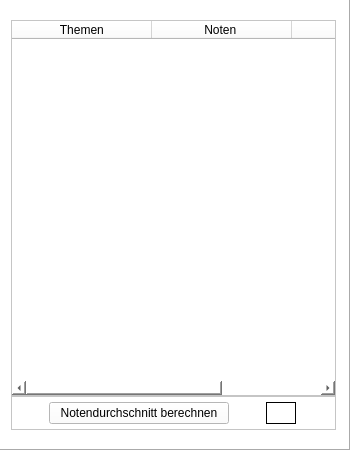
<?xml version="1.0" encoding="UTF-8"?>
<ui version="4.0">
 <class>SecondWindow</class>
 <widget class="QMainWindow" name="SecondWindow">
  <property name="geometry">
   <rect>
    <x>0</x>
    <y>0</y>
    <width>350</width>
    <height>450</height>
   </rect>
  </property>
  <property name="minimumSize">
   <size>
    <width>350</width>
    <height>450</height>
   </size>
  </property>
  <property name="maximumSize">
   <size>
    <width>350</width>
    <height>450</height>
   </size>
  </property>
  <property name="sizeIncrement">
   <size>
    <width>350</width>
    <height>450</height>
   </size>
  </property>
  <property name="baseSize">
   <size>
    <width>350</width>
    <height>450</height>
   </size>
  </property>
  <property name="windowTitle">
   <string>MainWindow</string>
  </property>
  <widget class="QWidget" name="centralwidget">
   <property name="minimumSize">
    <size>
     <width>350</width>
     <height>450</height>
    </size>
   </property>
   <property name="maximumSize">
    <size>
     <width>350</width>
     <height>450</height>
    </size>
   </property>
   <property name="sizeIncrement">
    <size>
     <width>350</width>
     <height>450</height>
    </size>
   </property>
   <property name="baseSize">
    <size>
     <width>350</width>
     <height>490</height>
    </size>
   </property>
   <layout class="QVBoxLayout" name="verticalLayout_2">
    <property name="spacing">
     <number>0</number>
    </property>
    <property name="leftMargin">
     <number>0</number>
    </property>
    <property name="topMargin">
     <number>0</number>
    </property>
    <property name="rightMargin">
     <number>0</number>
    </property>
    <property name="bottomMargin">
     <number>0</number>
    </property>
    <item>
     <widget class="QFrame" name="show_frame">
      <property name="minimumSize">
       <size>
        <width>350</width>
        <height>450</height>
       </size>
      </property>
      <property name="maximumSize">
       <size>
        <width>350</width>
        <height>450</height>
       </size>
      </property>
      <property name="sizeIncrement">
       <size>
        <width>350</width>
        <height>450</height>
       </size>
      </property>
      <property name="baseSize">
       <size>
        <width>350</width>
        <height>450</height>
       </size>
      </property>
      <property name="styleSheet">
       <string notr="true">background-color: rgb(255, 255, 255);
border-color: rgb(0, 0, 0);</string>
      </property>
      <property name="frameShape">
       <enum>QFrame::NoFrame</enum>
      </property>
      <property name="frameShadow">
       <enum>QFrame::Raised</enum>
      </property>
      <layout class="QHBoxLayout" name="horizontalLayout">
       <property name="spacing">
        <number>0</number>
       </property>
       <property name="leftMargin">
        <number>0</number>
       </property>
       <property name="topMargin">
        <number>0</number>
       </property>
       <property name="rightMargin">
        <number>0</number>
       </property>
       <property name="bottomMargin">
        <number>0</number>
       </property>
       <item>
        <widget class="QFrame" name="menu_container">
         <property name="minimumSize">
          <size>
           <width>350</width>
           <height>450</height>
          </size>
         </property>
         <property name="maximumSize">
          <size>
           <width>350</width>
           <height>450</height>
          </size>
         </property>
         <property name="sizeIncrement">
          <size>
           <width>350</width>
           <height>450</height>
          </size>
         </property>
         <property name="baseSize">
          <size>
           <width>350</width>
           <height>450</height>
          </size>
         </property>
         <property name="frameShape">
          <enum>QFrame::Panel</enum>
         </property>
         <property name="frameShadow">
          <enum>QFrame::Raised</enum>
         </property>
         <layout class="QVBoxLayout" name="verticalLayout">
          <property name="spacing">
           <number>0</number>
          </property>
          <property name="leftMargin">
           <number>0</number>
          </property>
          <property name="topMargin">
           <number>0</number>
          </property>
          <property name="rightMargin">
           <number>0</number>
          </property>
          <property name="bottomMargin">
           <number>0</number>
          </property>
          <item>
           <widget class="QFrame" name="menu_frame">
            <property name="minimumSize">
             <size>
              <width>335</width>
              <height>410</height>
             </size>
            </property>
            <property name="maximumSize">
             <size>
              <width>330</width>
              <height>410</height>
             </size>
            </property>
            <property name="sizeIncrement">
             <size>
              <width>330</width>
              <height>410</height>
             </size>
            </property>
            <property name="baseSize">
             <size>
              <width>329</width>
              <height>410</height>
             </size>
            </property>
            <property name="frameShape">
             <enum>QFrame::NoFrame</enum>
            </property>
            <property name="frameShadow">
             <enum>QFrame::Sunken</enum>
            </property>
            <layout class="QVBoxLayout" name="verticalLayout_3">
             <property name="spacing">
              <number>0</number>
             </property>
             <property name="leftMargin">
              <number>10</number>
             </property>
             <property name="topMargin">
              <number>0</number>
             </property>
             <property name="rightMargin">
              <number>0</number>
             </property>
             <property name="bottomMargin">
              <number>0</number>
             </property>
             <item>
              <widget class="QTableWidget" name="date_table">
               <property name="rowCount">
                <number>0</number>
               </property>
               <property name="columnCount">
                <number>3</number>
               </property>
               <attribute name="horizontalHeaderMinimumSectionSize">
                <number>50</number>
               </attribute>
               <attribute name="horizontalHeaderDefaultSectionSize">
                <number>140</number>
               </attribute>
               <column>
                <property name="text">
                 <string>               Themen               </string>
                </property>
               </column>
               <column>
                <property name="text">
                 <string>          Noten           </string>
                </property>
               </column>
               <column>
                <property name="text">
                 <string/>
                </property>
               </column>
              </widget>
             </item>
             <item>
              <widget class="QFrame" name="frame">
               <property name="frameShape">
                <enum>QFrame::StyledPanel</enum>
               </property>
               <property name="frameShadow">
                <enum>QFrame::Raised</enum>
               </property>
               <layout class="QHBoxLayout" name="horizontalLayout_2">
                <property name="spacing">
                 <number>0</number>
                </property>
                <property name="leftMargin">
                 <number>0</number>
                </property>
                <property name="topMargin">
                 <number>5</number>
                </property>
                <property name="rightMargin">
                 <number>0</number>
                </property>
                <property name="bottomMargin">
                 <number>5</number>
                </property>
                <item>
                 <widget class="QPushButton" name="btn_durchschnitt_berechnen">
                  <property name="minimumSize">
                   <size>
                    <width>180</width>
                    <height>0</height>
                   </size>
                  </property>
                  <property name="maximumSize">
                   <size>
                    <width>180</width>
                    <height>16777215</height>
                   </size>
                  </property>
                  <property name="sizeIncrement">
                   <size>
                    <width>180</width>
                    <height>0</height>
                   </size>
                  </property>
                  <property name="baseSize">
                   <size>
                    <width>180</width>
                    <height>0</height>
                   </size>
                  </property>
                  <property name="text">
                   <string>Notendurchschnitt berechnen</string>
                  </property>
                 </widget>
                </item>
                <item>
                 <widget class="QLabel" name="lbl_durchschnitt_label">
                  <property name="minimumSize">
                   <size>
                    <width>30</width>
                    <height>0</height>
                   </size>
                  </property>
                  <property name="maximumSize">
                   <size>
                    <width>30</width>
                    <height>16777215</height>
                   </size>
                  </property>
                  <property name="sizeIncrement">
                   <size>
                    <width>30</width>
                    <height>0</height>
                   </size>
                  </property>
                  <property name="baseSize">
                   <size>
                    <width>30</width>
                    <height>0</height>
                   </size>
                  </property>
                  <property name="frameShape">
                   <enum>QFrame::Box</enum>
                  </property>
                  <property name="text">
                   <string/>
                  </property>
                  <property name="alignment">
                   <set>Qt::AlignCenter</set>
                  </property>
                  <property name="margin">
                   <number>0</number>
                  </property>
                 </widget>
                </item>
               </layout>
              </widget>
             </item>
            </layout>
           </widget>
          </item>
         </layout>
        </widget>
       </item>
      </layout>
     </widget>
    </item>
   </layout>
  </widget>
 </widget>
 <resources/>
 <connections/>
</ui>
